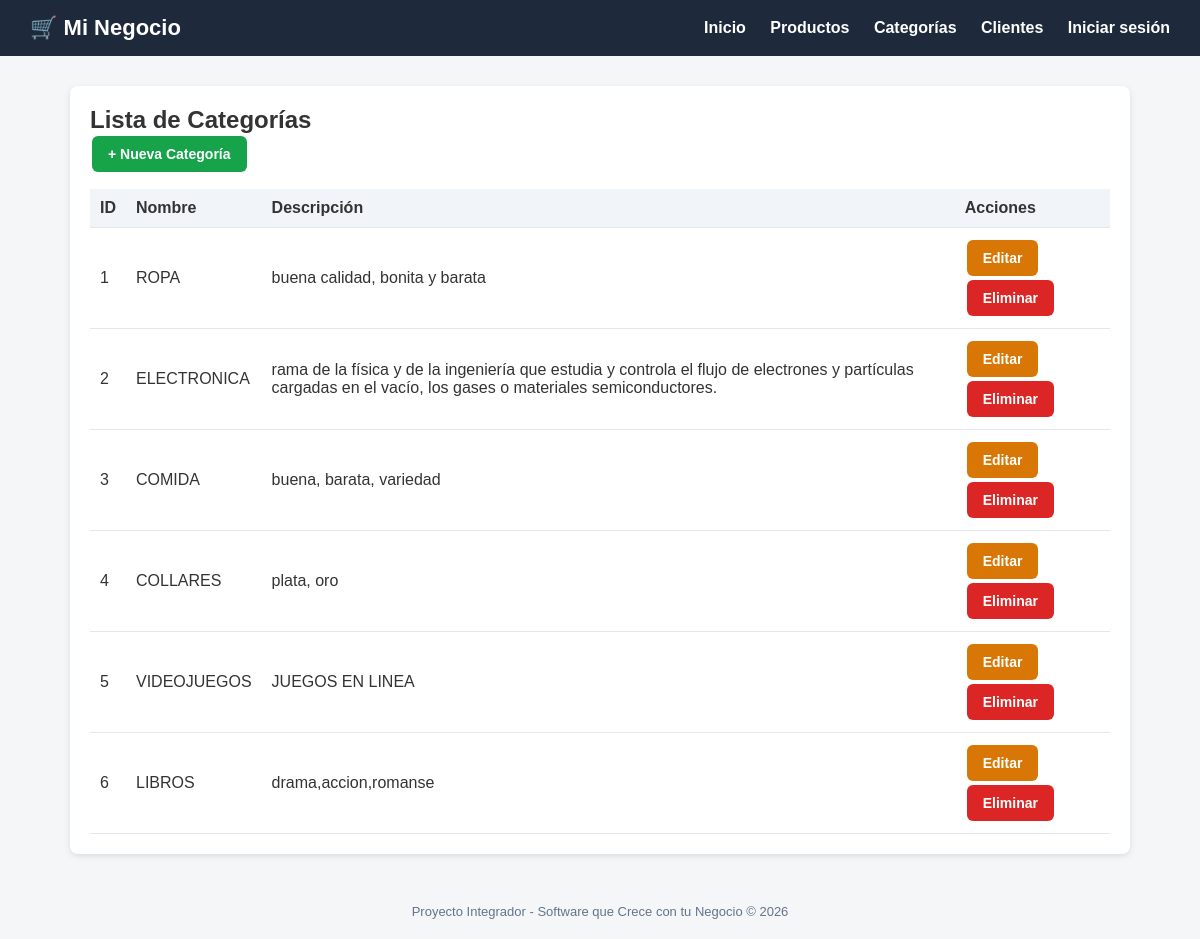
Page /categorias/ on the committed database.
### tienda/models.py (models this page shows, shortened)
class Categoria(models.Model):
    nombre = models.CharField(max_length=100)
    descripcion = models.TextField(blank=True, null=True)
    class Meta:
        verbose_name = "Categoria"
        verbose_name_plural = "Categorías"

### tienda/views.py (the view)
# urls.py: path('categorias/', views.lista_categorias, name='lista_categorias'),
def lista_categorias(request):
    categorias = Categoria.objects.all()
    return render(request, 'tienda/categorias/lista.html', {'categorias': categorias})

### tienda/templates/tienda/categorias/lista.html (shortened to what this page needs)
{% extends 'base.html' %}
{% block content %}
<div class="card">
    <h2>Lista de Categorías</h2>
    <a href="{% url 'crear_categoria' %}" class="btn btn-success">+ Nueva Categoría</a>
    <table>
        <thead>
            <tr><th>ID</th><th>Nombre</th><th>Descripción</th><th>Acciones</th></tr>
        </thead>
        <tbody>
            {% for categoria in categorias %}
            <tr>
                <td>{{ categoria.id }}</td>
                <td>{{ categoria.nombre }}</td>
                <td>{{ categoria.descripcion|default:"-" }}</td>
                <td>
                    <a href="{% url 'editar_categoria' categoria.pk %}" class="btn btn-warning">Editar</a>
                    <a href="{% url 'eliminar_categoria' categoria.pk %}" class="btn btn-danger">Eliminar</a>
                </td>
            </tr>
            {% empty %}
            <tr><td colspan="4">No hay categorías registradas.</td></tr>
            {% endfor %}
        </tbody>
    </table>
</div>
{% endblock %}

### tienda/templates/base.html (shortened to what this page needs)
<!DOCTYPE html>
<html lang="es">
<head>
</head>
<body>
    <header>
        <h1>🛒 Mi Negocio</h1>
        <nav>
            <a href="{% url 'inicio' %}">Inicio</a>
            <a href="{% url 'lista_productos' %}">Productos</a>
            <a href="{% url 'lista_categorias' %}">Categorías</a>
            <a href="{% url 'lista_clientes' %}">Clientes</a>
            {% if user.is_authenticated %}
              <a href="{% url 'dashboard' %}">Dashboard</a>
              <span style="color:#38bdf8;">👤 {{ user.username }}</span>
              <form action="{% url 'logout' %}" method="post" style="display:inline;">
{% csrf_token %}
<button type="submit" class="btn btn-danger" style="margin-left:15px;">Cerrar sesión</button>
</form>
{% else %}
<a href="{% url 'login' %}">Iniciar sesión</a>
{% endif %}
        </nav>
    </header>
    <div class="container">
        {% block content %}{% endblock %}
    </div>
    <footer>
        Proyecto Integrador - Software que Crece con tu Negocio &copy; {% now "Y" %}
    </footer>
</body>
</html>

### tienda/templates/base.html (style rules this page uses)
* { margin: 0; padding: 0; box-sizing: border-box; }
body { font-family: Arial, sans-serif; background: #f4f6f8; color: #333; }
header { background: #1e293b; color: #fff; padding: 15px 30px; display: flex; justify-content: space-between; align-items: center; }
header h1 { font-size: 22px; }
header nav a { color: #fff; text-decoration: none; margin-left: 20px; font-weight: bold; }
.container { max-width: 1100px; margin: 30px auto; padding: 0 20px; }
.card { background: #fff; border-radius: 8px; padding: 20px; box-shadow: 0 2px 6px rgba(0,0,0,0.1); margin-bottom: 20px; }
.btn { display: inline-block; padding: 10px 16px; border-radius: 6px; text-decoration: none; color: #fff; font-weight: bold; border: none; cursor: pointer; font-size: 14px; margin: 2px; }
.btn-success { background: #16a34a; }
.btn-danger { background: #dc2626; }
.btn-warning { background: #d97706; }
table { width: 100%; border-collapse: collapse; margin-top: 15px; }
th, td { padding: 10px; text-align: left; border-bottom: 1px solid #e2e8f0; }
th { background: #f1f5f9; }
footer { text-align: center; padding: 20px; color: #64748b; font-size: 13px; }

### rows in the picture
Categoria: id "1", nombre "ROPA", descripcion "buena calidad, bonita y barata"
Categoria: id "2", nombre "ELECTRONICA", descripcion "rama de la física y de la ingeniería que estudia y controla el flujo de electrones y partículas cargadas en el vacío, los gases o materiales semiconductores."
Categoria: id "3", nombre "COMIDA", descripcion "buena, barata, variedad"
Categoria: id "4", nombre "COLLARES", descripcion "plata, oro"
Categoria: id "5", nombre "VIDEOJUEGOS", descripcion "JUEGOS EN LINEA"
Categoria: id "6", nombre "LIBROS", descripcion "drama,accion,romanse"
